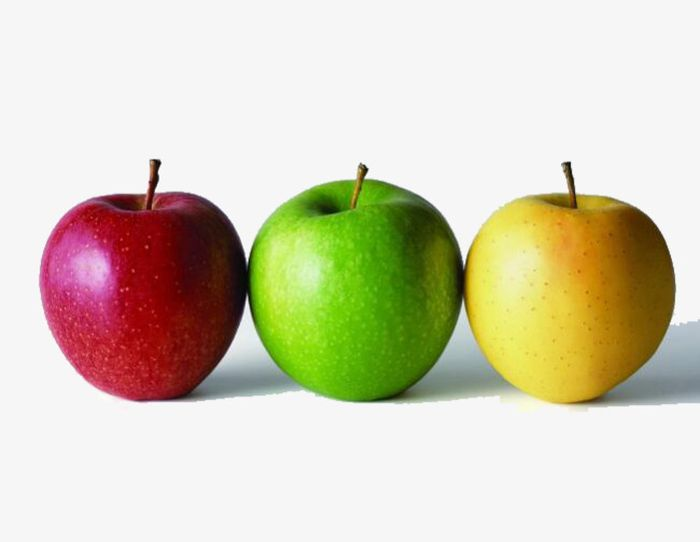
%> input picture Tugas UAS PCD/3apel.jpg, 700 x 542 px
$ octave hasil.m   (GNU Octave 9; MATLAB toolbox functions it lacks are replaced by stand-ins)
%> lines starting %> are read from the running program, lines starting %| are printed output that depends on the picture; in (x1, y1, x2, y2) boxes, pixels count from 0 and x2, y2 are one past the last pixel; in counts of white or black regions, pixels touching at a corner belong together; the program's own positions count from 1
img = imread('3apel.jpg');
%> img is the input picture: size 542x700x3 uint8; mean R, G, B 212.4, 206.4, 183.3
figure, imshow(img); title('Citra Awal');

numColors = 3;
L = imsegkmeans(img,numColors);
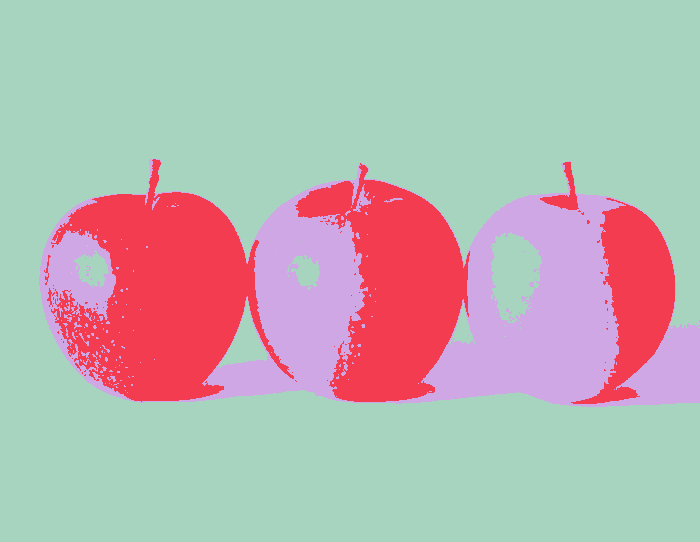
%> L: size 542x700 uint8; 3 distinct labels, from 1 to 3; one colour per label, 0 black
B = labeloverlay(img,L);
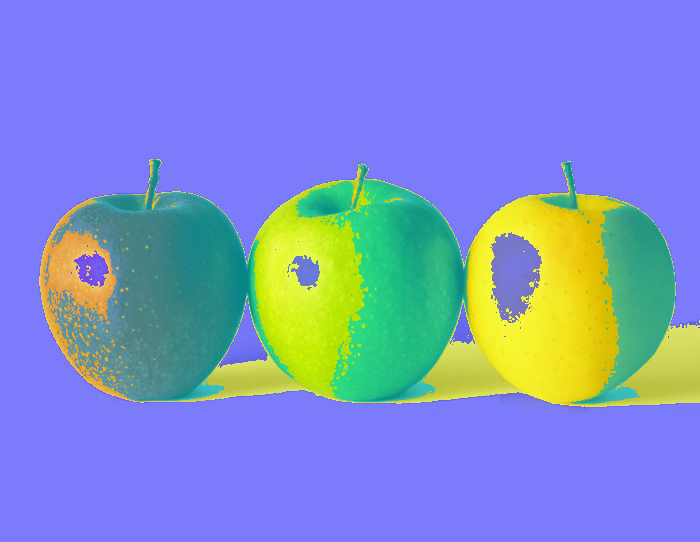
%> B: size 542x700x3 uint8; mean R, G, B 124.9, 143, 200.9
figure, imshow(B); title('Citra RGB setelah Clustering');

lab_img = rgb2lab(img);
%> lab_img: size 542x700x3 double; mean of channels 1, 2, 3 83, -0.1, 12.8

ab = lab_img(:,:,2:3);
ab = im2single(ab);
pixel_labels = imsegkmeans(ab,numColors,"NumAttempts",3);
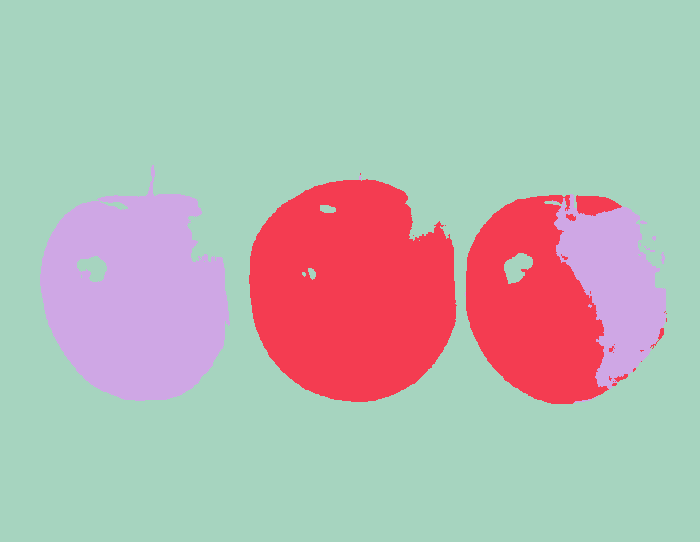
%> pixel_labels: size 542x700 uint8; 3 distinct labels, from 1 to 3; one colour per label, 0 black

B2 = labeloverlay(img,pixel_labels);
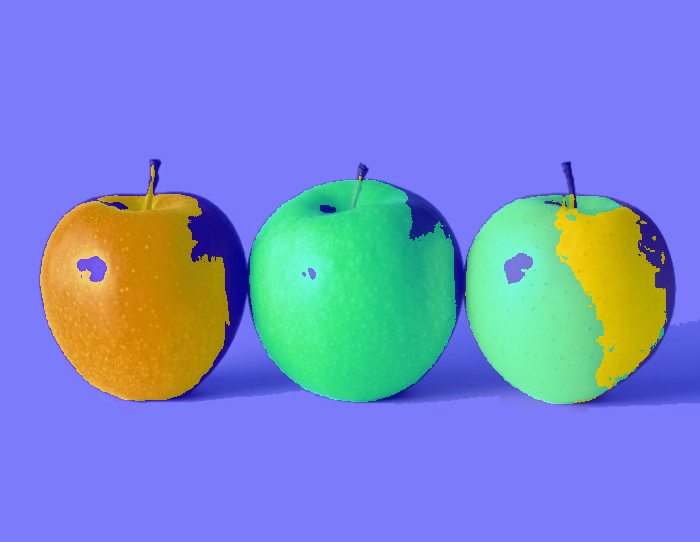
%> B2: size 542x700x3 uint8; mean R, G, B 120.4, 136.5, 205.5
figure, imshow(B2); title('Citra a*b*');

mask1 = pixel_labels == 1;
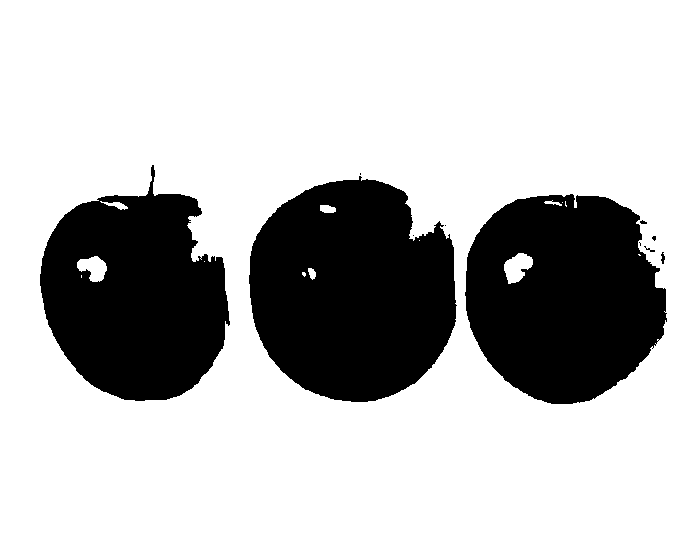
%> mask1: size 542x700 logical; 74% white; 11 black regions (6 under 20 px), largest, box (x1, y1, x2, y2) and area: (249, 176, 457, 402) 36060, (465, 194, 667, 404) 32412, (40, 165, 230, 401) 30199, (661, 252, 665, 264) 31, (644, 246, 655, 252) 20
cluster1 = img.*uint8(mask1);

mask1 = pixel_labels == 2;
%> mask1: size 542x700 logical; 15% white; 23 white regions (16 under 20 px), largest, box (x1, y1, x2, y2) and area: (249, 179, 457, 402) 36051, (466, 195, 609, 404) 19894, (576, 195, 622, 216) 649
cluster2 = img.*uint8(mask1);
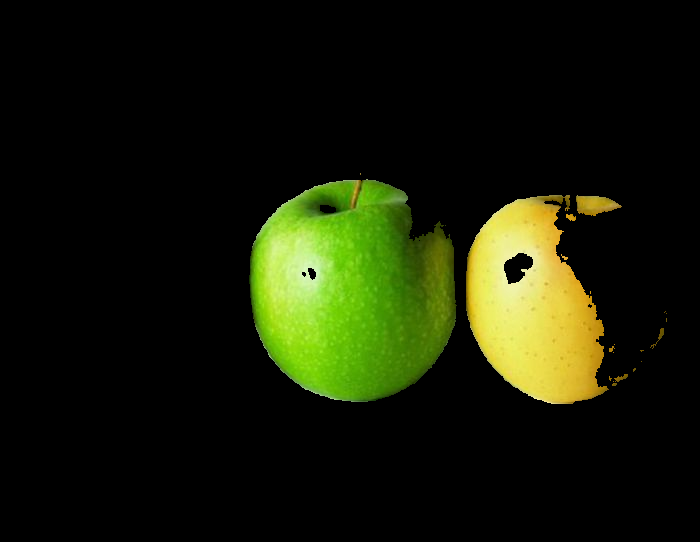
%> cluster2: size 542x700x3 uint8; mean R, G, B 22.3, 27.2, 6.6

mask1 = pixel_labels == 3;
%> mask1: size 542x700 logical; 11% white; 15 white regions (10 under 20 px), largest, box (x1, y1, x2, y2) and area: (40, 165, 230, 401) 30199, (554, 194, 666, 389) 11569, (661, 252, 665, 264) 31, (574, 398, 593, 403) 27, (644, 246, 655, 252) 20
cluster3 = img.*uint8(mask1);
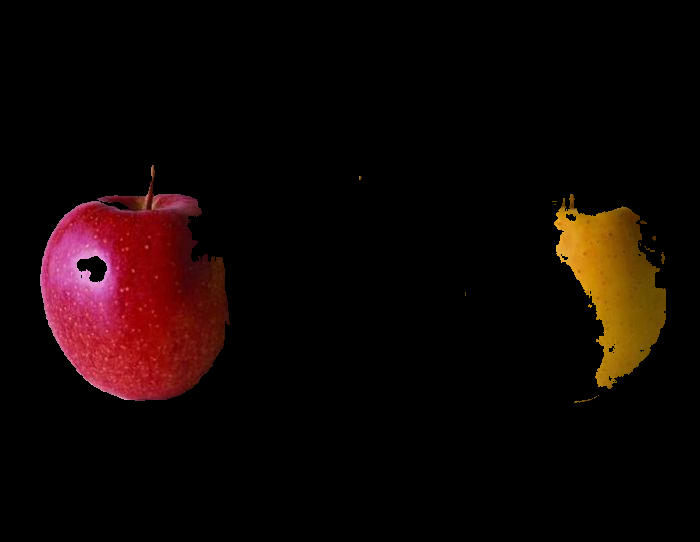
%> cluster3: size 542x700x3 uint8; mean R, G, B 16.6, 5.7, 4.1

figure, imshow(cluster1); title('Cluster 1');
figure, imshow(cluster2); title('Cluster 2');
figure, imshow(cluster3); title('Cluster 3');
